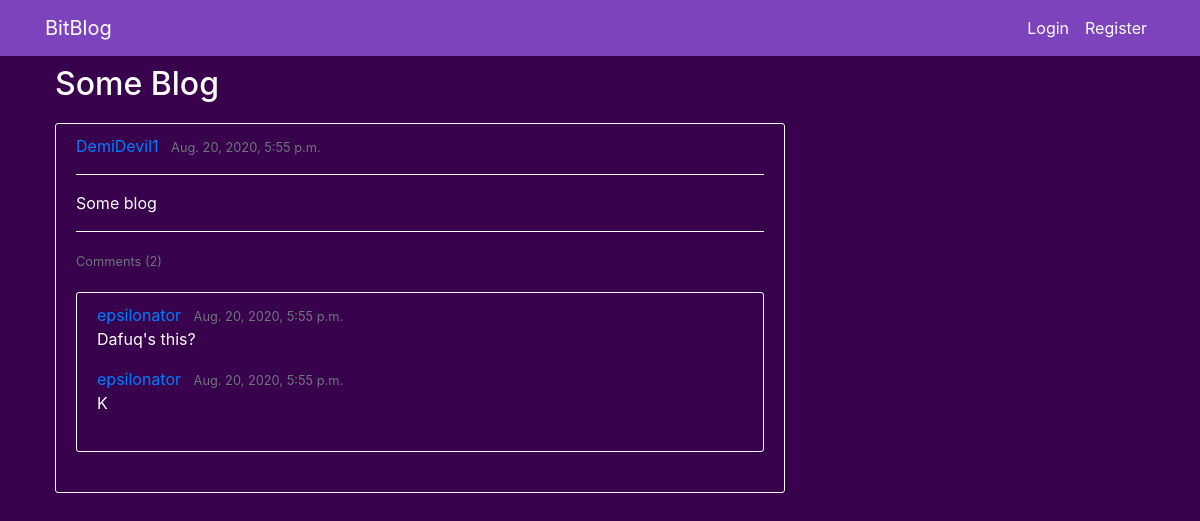
The app's page /post/1/ with its own data.
### blog/models.py (models this page shows, shortened)
class BlogPost(models.Model):
	title = models.CharField(max_length = 50)
	content = models.TextField()
	post_date = models.DateTimeField(default = timezone.now)
	author = models.ForeignKey(User, on_delete = models.CASCADE)
	votes = models.IntegerField(default = 0)

class BlogComment(models.Model):
	comment = models.TextField()
	comment_date = models.DateTimeField(default = timezone.now)
	author = models.ForeignKey(User, on_delete = models.CASCADE)
	votes = models.IntegerField(default = 0)
	parent_post = models.ForeignKey(BlogPost, on_delete = models.CASCADE)

### blog/views.py (the view)
# urls.py: path('post/<int:pk>/', show_post, name = 'post'),
def show_post(request, pk):
	post = BlogPost.objects.filter(id = pk).first()
	comments = post.blogcomment_set.order_by('-comment_date')
	if request.method == 'POST':
		comment_form = CommentForm(request.POST)
		if comment_form.is_valid():
			post = BlogPost.objects.filter(id = pk).first()
			user = request.user
			comment = comment_form.cleaned_data.get('comment')
			comm_obj = BlogComment(
				comment = comment,
				author = user,
				parent_post = post
			)
			comm_obj.save()
		return redirect('post', pk = pk)
	else:
		comment_form = CommentForm()
	return render(request, 'blog/post.html', context = {
		'post' : post,
		'comments' : comments,
		'comment_form' : comment_form,
		'current_user' : request.user
	})

### blog/templates/blog/post.html (shortened to what this page needs)
{% extends 'blog/base.html' %}
{% load crispy_forms_tags %}
{% block content %}
	<h2>{{ post.title }}</h2>
	<article class="media content-section">
		<div class="media-body">
			<div class="article-metadata">
				<a class="mr-2" href="{% url 'profile' post.author.username %}">{{ post.author }}</a>
				<small class="text-muted">{{ post.post_date }}</small>
			</div>
			<hr>
			<p class="article-content">{{ post.content }}</p>
			<hr>
			<small class="text-muted">Comments ({{ post.blogcomment_set.count }})</small>
			{% if comments %}
			<div class="content-section">
				{% for comment in comments %}
					<div class="article-metadata">
						<a class="mr-2" href="">{{ comment.author }}</a>
						<small class="text-muted">{{ comment.comment_date }}</small>
					</div>
				<p class="article-content">{{ comment.comment }}</p>
				{% endfor %}
			</div>
			{% endif %}
		</div>
	</article>
{% endblock %}

### blog/static/blog/main.css (style rules this page uses)
body { background-color: #39024d; color: #FFFFFF; margin-left: 20px; padding-top: 65px; }
.content-section { padding: 10px 20px 20px 20px; margin-top: 20px; margin-bottom: 20px; border: 1px solid #ffffff; border-radius: 3px; }
hr { border-color: #ffffff; }

### records on screen
BlogPost: title "Some Blog", author "DemiDevil1", post_date "Aug. 20, 2020, 5:55 p.m.", content "Some blog", blogcomment_set.count "2"
BlogComment: author "epsilonator", comment_date "Aug. 20, 2020, 5:55 p.m.", comment "Dafuq's this?"
BlogComment: author "epsilonator", comment_date "Aug. 20, 2020, 5:55 p.m.", comment "K"
